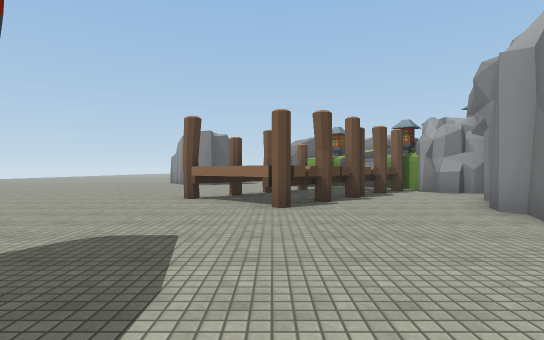
View 1 (above)

24 first-person views from a walk through a scene from a Unity 3-D project. The camera is 1.3 m above the floor, looks level and sees 80° across. The floor is counted in squares, 2 m on a side. Each view is taken from the middle of a square. On the plan, view 1 faces up. The plan holds only what a view shows up to about 10 squares ahead; the rest is blank. The place goes on beyond the plan. Some animated figures are not drawn. Some surface patterns are stand-ins.

View 2
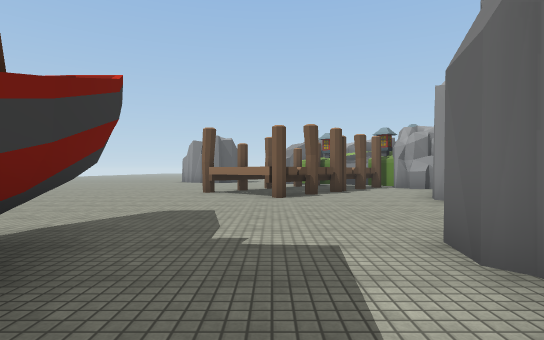

View 3
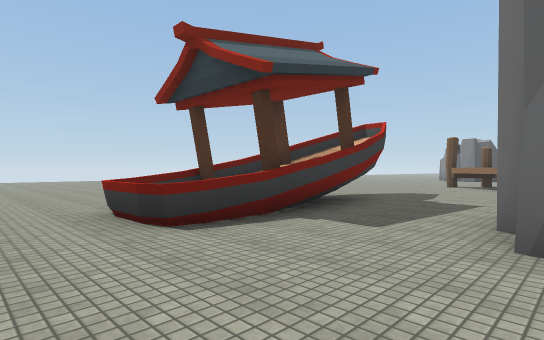

View 4
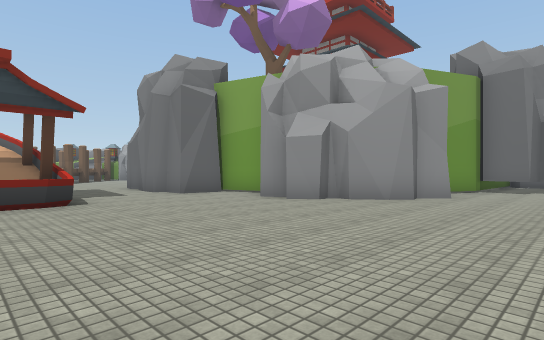

View 5
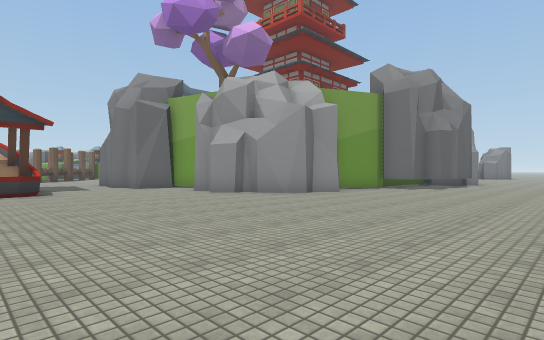

View 6
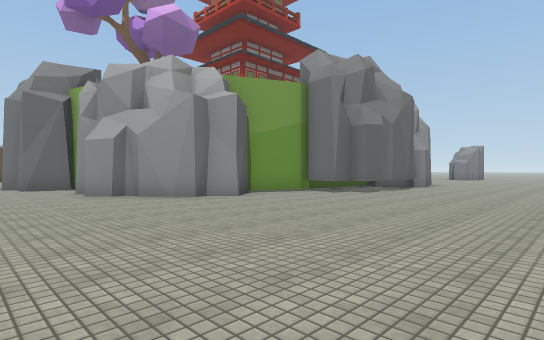

View 7
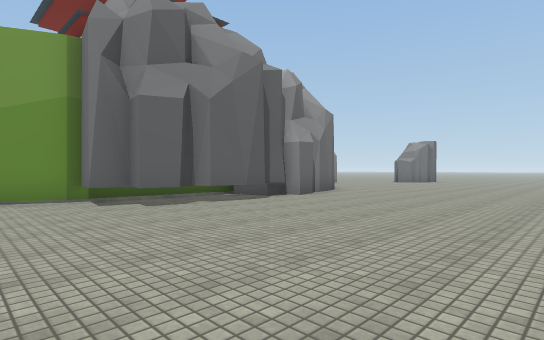

View 8
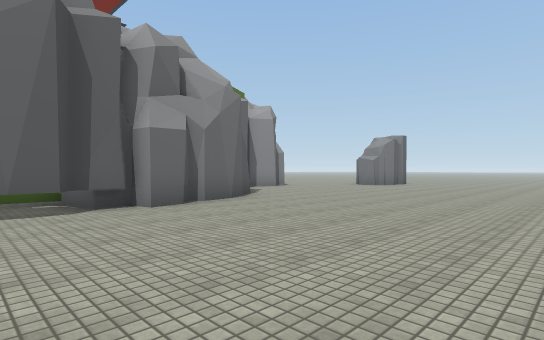

View 9
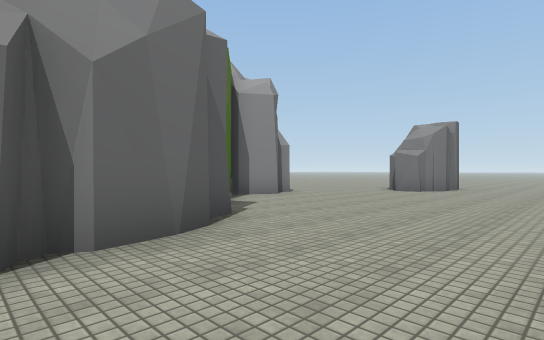

View 10
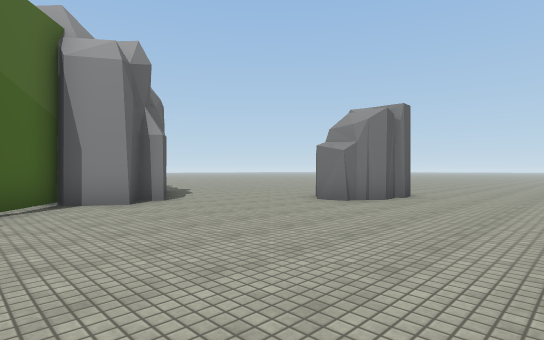

View 11
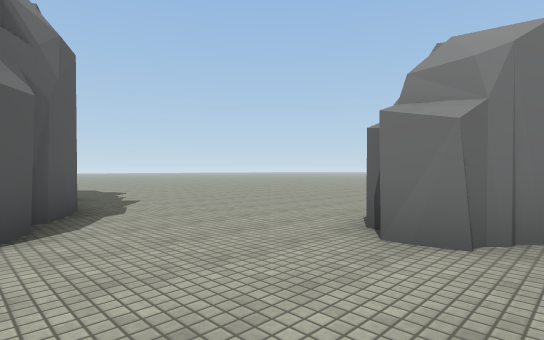

View 12
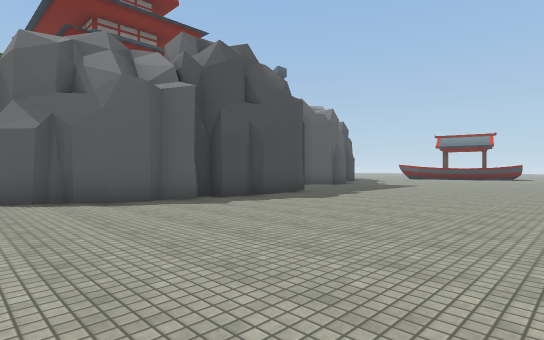

View 13
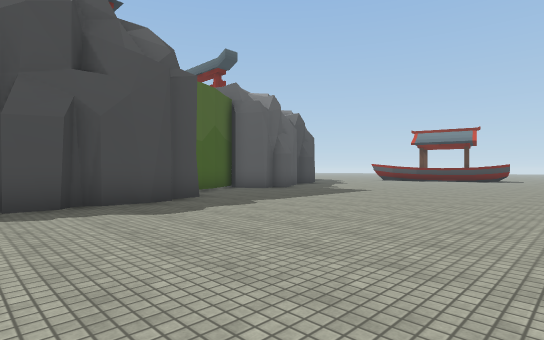

View 14
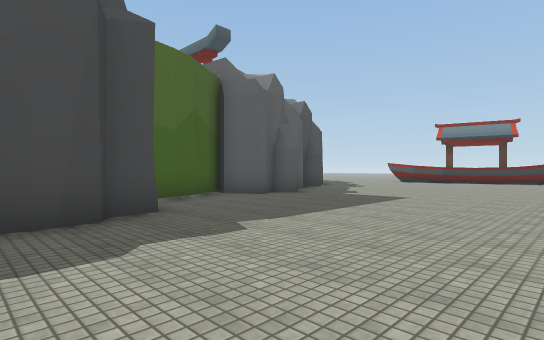

View 15
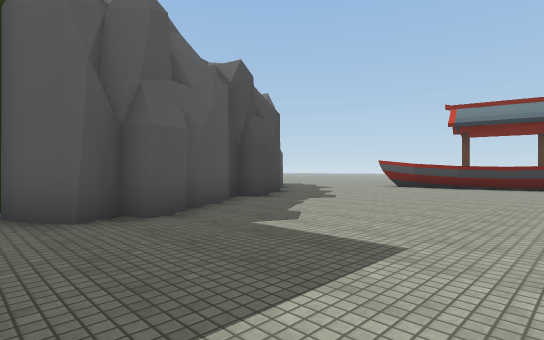

View 16
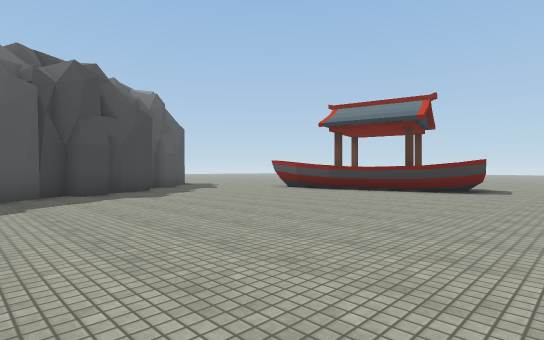

View 17
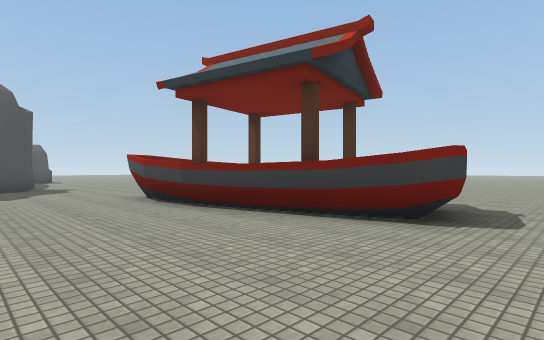

View 18
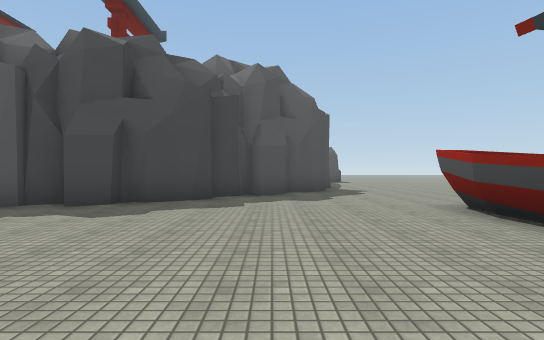

View 19
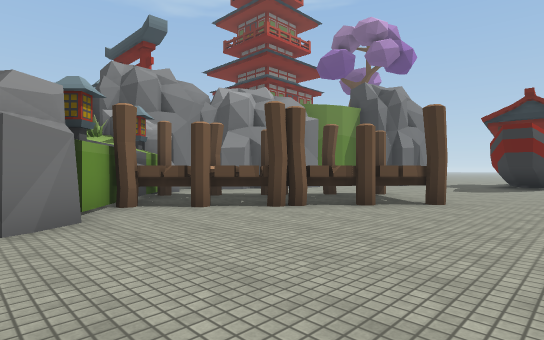

View 20
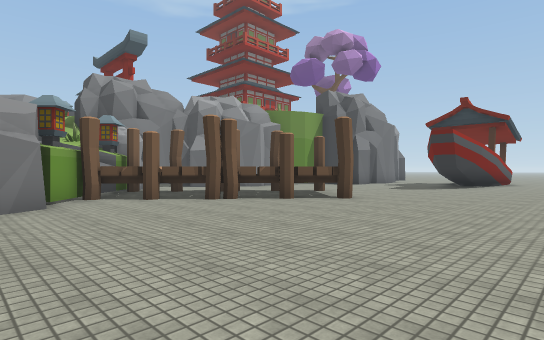

View 21
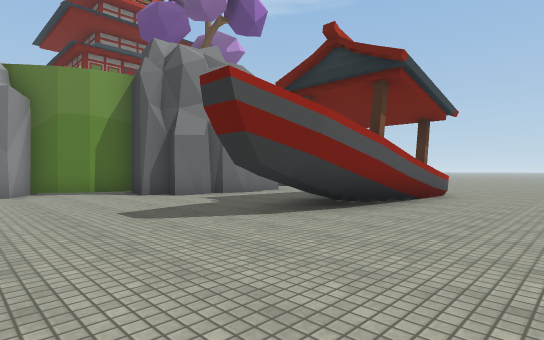

View 22
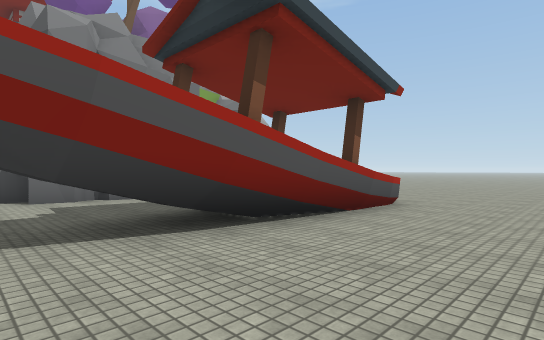

View 23
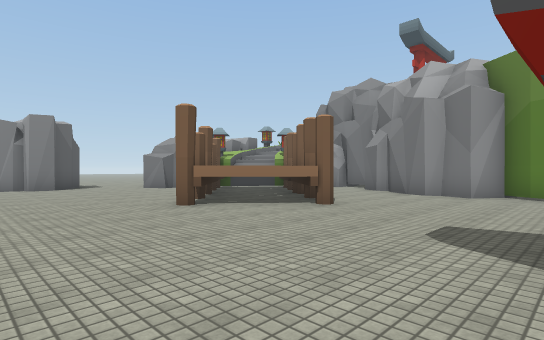

View 24
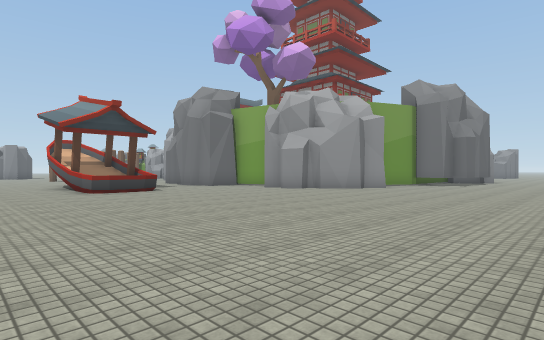

### Floor plan
Key: @ floor where view 1 was taken; # wall or solid block; . floor; ^ raised ledge; O other object.
Columns run from 6 left of view 1 to 28 right of it. Each row starts with its distance up from view 1.
 24                               ..
 23                               ..
 22                               ..
 21                               ..
 20                               ...
 19                               ^..
 18                     ...   ^^   #.
 17    OO               .... ^  ^#^#.
 16                     ....#^##^....
 15   ##                .............
 14 .......#            #............
 13 .......##           ##...........
 12 ........#            ##...........
 11 .......^^^#           ##..........
 10 ......#^^^###          ##.........
  9 ......^^^#.O#           #.........
  8 ....#.^^#...            #.........
  7 .....^^^...#            ##........
  6 ......^#..##             #........
  5 ..........#             ##........
  4 ..........#             #.........
  3 ..........#             ##........
  2 ..........#              #.........
  1 ...##...###                #.......
  0 ...##.@.#                  #.......
 -1 ...^^...#                  #.......
 -2 ...^^#..#                  #.......
 -3 ...^^#..##                 #.......
 -4 ...^^....#                 #.......
 -5 .........#                ##.......
 -6  ........##            ####........
 -7  .........#            #...........
 -8  .........#####        .......O
 -9 ..............##     ##......O#
-10 ..............########........##...
-11 ...................................
-12 ...................................
-13 .............................
-14 .............................
-15       .......................
-16             ..........

Where each view was taken, in squares from view 1:
view 1: 0 up, 0 right, facing up
view 2: 2 down, 0 right, facing up
view 3: 6 down, 2 right, facing up-left
view 4: 11 down, 3 left, facing up-right
view 5: 14 down, 3 left, facing up-right
view 6: 15 down, 0 right, facing up-right
view 7: 16 down, 6 right, facing up-right
view 8: 16 down, 10 right, facing up-right
view 9: 13 down, 13 right, facing up-right
view 10: 13 down, 17 right, facing up-right
view 11: 10 down, 20 right, facing up-right
view 12: 7 down, 28 right, facing up-left
view 13: 3 down, 28 right, facing up-left
view 14: 1 down, 26 right, facing up-left
view 15: 4 up, 24 right, facing up-left
view 16: 7 up, 27 right, facing up-left
view 17: 13 up, 26 right, facing up-left
view 18: 13 up, 24 right, facing left
view 19: 14 up, 4 left, facing down-right
view 20: 14 up, 6 left, facing down-right
view 21: 5 up, 6 left, facing down-right
view 22: 2 up, 6 left, facing down-right
view 23: 2 up, 5 left, facing up-right
view 24: 14 down, 6 left, facing up-right
